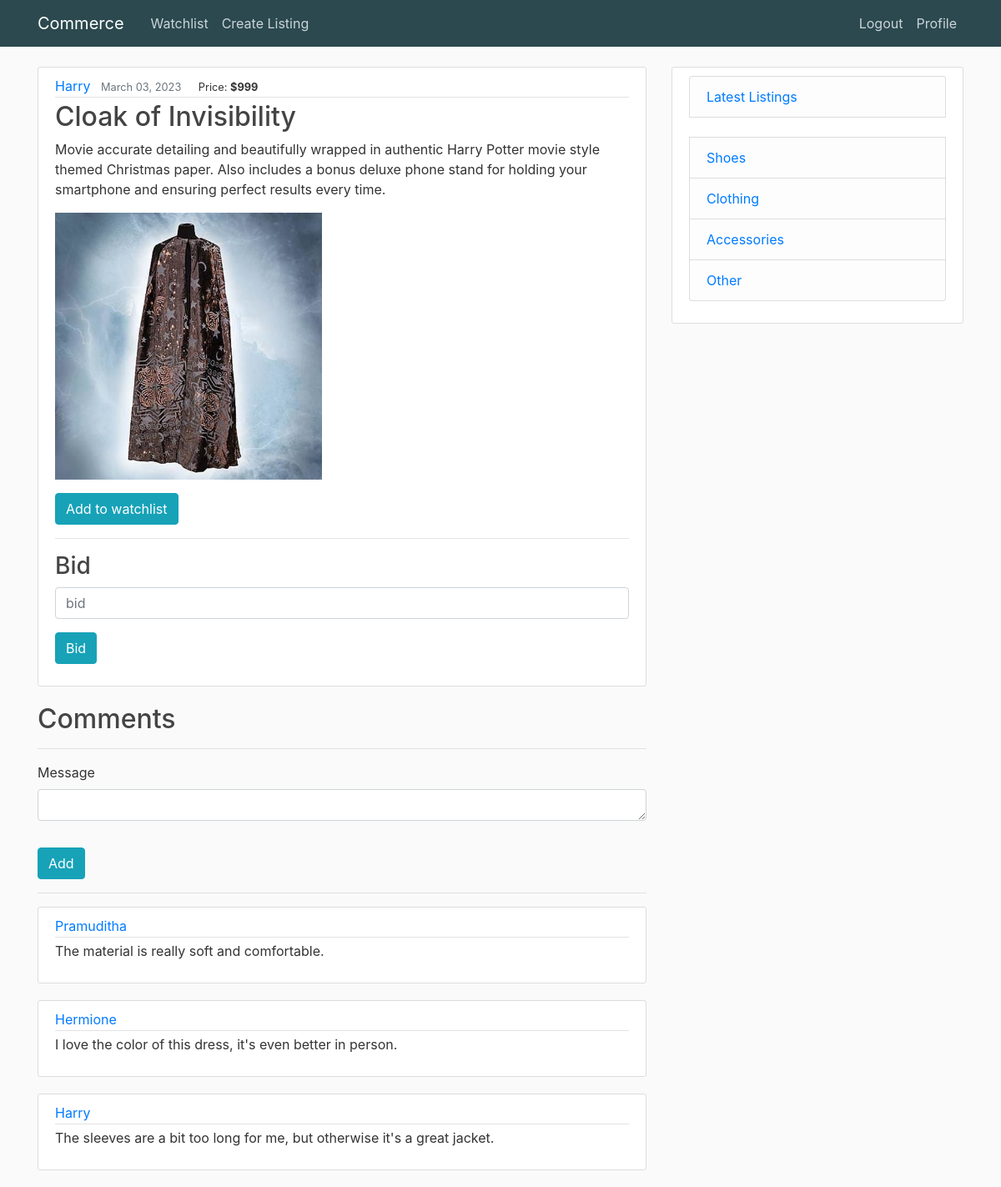
The app's page /9 (signed in), older data.
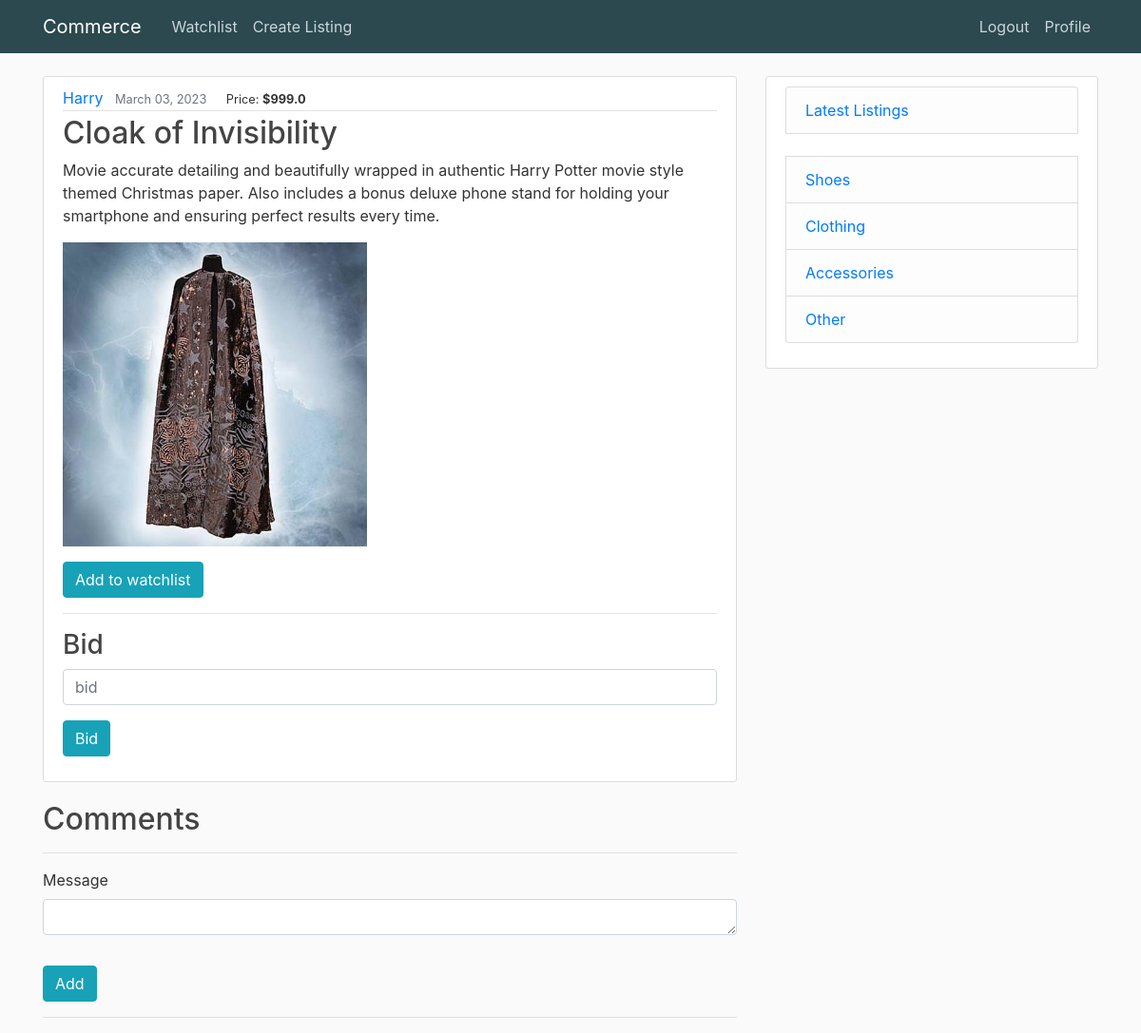
The same page, newer data.
### auctions/models.py (models this page shows, shortened)
class Listing (models.Model):
    title = models.CharField(max_length=100)
    content = models.TextField()
    date = models.DateTimeField(default=timezone.now)
    author = models.ForeignKey(User, on_delete=models.CASCADE)
    image = models.ImageField(default="default.jpg", upload_to="listing_pics")
    price = models.FloatField(default=1, validators=[MaxValueValidator(1000), MinValueValidator(0)])
    is_closed = models.BooleanField(default=False)
    CLOTHING = "CL"
    SHOES = "SH"
    ACCESSORIES = "AC"
    OTHER = "OT"
    LISTING_CATEGORIES = [(CLOTHING, 'Clothing'), (SHOES, 'Shoes'), (ACCESSORIES, 'Accessories'), (OTHER, 'Other')]
    listing_categories = models.CharField(max_length=2, choices=LISTING_CATEGORIES, default=OTHER)
    def __str__ (self):
        return f"{self.title}"

class User(AbstractUser):
    pass

class Comment (models.Model):
    author = models.ForeignKey(User, on_delete=models.CASCADE)
    content = models.TextField()
    comment_on = models.ForeignKey(Listing, on_delete=models.CASCADE, default=None)
    created_at = models.DateTimeField(auto_now_add=True)
    class Meta:
        constraints = [
            models.UniqueConstraint(fields=['author'], name='unique_user_comment')
        ]
        ordering = ['-created_at']
    def __str__ (self):
        return f"Comment made by {self.author} to {self.comment_on}"

### auctions/views.py (the view, shortened to what this page needs)
# urls.py: path("<int:pk>", views.listing_detail, name="listing_detail"),
@login_required
def listing_detail(request, **kwargs):
    pk = kwargs.get('pk')
    try:
        listing = Listing.objects.get(pk=pk)
    except ObjectDoesNotExist:
        messages.warning(request, f"does not exist!")
        return HttpResponseRedirect(reverse("index"))
    else:
        current_listing_comments = Comment.objects.filter(comment_on=listing)
        print(current_listing_comments)
        commentForm = CommentForm()
        return render(request, "auctions/listing.html", {"listing": listing, "comments":current_listing_comments, "commentForm": CommentForm})

### auctions/templates/auctions/listing.html (shortened to what this page needs)
{% extends "auctions/layout.html" %}
{% load crispy_forms_tags %}
{% block body %}
<article class="media content-section">
    <div class="media-body">
    <div class="article-metadata">
        <a class="mr-2" href="#">{{ listing.author }}</a>
        <small class="text-muted">{{ listing.date|date:"F d, Y" }}</small>
        <small class="ml-3">Price: <b>${{ listing.price }}</b></small>
    </div>
    <h2><a class="article-title" href="#">{{ listing.title }}</a></h2>
    <p class="article-content">{{ listing.content }}</p>
    <img width=320 height=320 src="{{ listing.image.url }}" />
    <br />
    <form action="add_to_watchlist" method="POST">
        <button class="btn btn-info small mt-3">Add to watchlist</button>
    </form>
    {% if not listing.author.id == user.id %}
        <form action="bid" method="POST">
            <hr />
            <h3>Bid</h3>
            <div class="form-group">
                <input class="form-control" type="number" name="bid" placeholder="bid">
                <button class="btn btn-info small mt-3">Bid</button>
            </div>
        </form>
    {% endif %}
</article>
<h2>Comments</h2>
<hr />
<form method="POST" action="{% url 'listing_detail' listing.id %}">
    {{ commentForm|crispy }}
    <button class="btn btn-info small mt-3">Add</button>
</form>
<hr />
{% for comment in comments %}
    <article class="media content-section">
        <div class="media-body">
        <div class="article-metadata">
            <a class="mr-2" href="#">{{ comment.author }}</a>
        </div>
        <p class="article-content">{{ comment.content }}</p>
        </div>
    </article>
{% endfor %}
{% endblock body %}

### auctions/templates/auctions/layout.html (shortened to what this page needs)
{% load static %}
<!DOCTYPE html>
<html lang="en">
    <head>
        <link rel="stylesheet" href="https://maxcdn.bootstrapcdn.com/bootstrap/4.0.0/css/bootstrap.min.css">
        <link rel="stylesheet" type="text/css" href="{% static 'auctions/styles.css' %}">
    </head>
    <body>
        <header class="site-header">
            <nav class="navbar navbar-expand-md navbar-dark bg-steel fixed-top">
                <div class="container">
                <a class="navbar-brand mr-4" href="{% url 'index' %}">Commerce</a>
                <div class="collapse navbar-collapse" id="navbarToggle">
                    <div class="navbar-nav mr-auto">
                    <a class="nav-item nav-link" href="{% url 'watchlist' %}">Watchlist</a>
                    <a class="nav-item nav-link" href="{% url 'create_listing' %}">Create Listing</a>
                    </div>
                    <div class="navbar-nav">
                      {% if user.is_authenticated %}
                        <a class="nav-item nav-link" href="{% url 'logout' %}">Logout</a>
                        <a class="nav-item nav-link" href="{% url 'profile' %}">Profile</a>
                      {% else %}
                        <a class="nav-item nav-link" href="{% url 'login' %}">Login</a>
                      {% endif %}
                    </div>
                </div>
                </div>
            </nav>
        </header>
            <main role="main" class="container">
      <div class="row">
        <div class="col-md-8">
          {% block body %}{% endblock body%}
        </div>
        <div class="col-md-4">
          <div class="content-section">
              <ul class="list-group">
                <li class="list-group-item list-group-item-light"><a href="{% url 'index' %}">Latest Listings</a></li>
				<br />
                <li class="list-group-item list-group-item-light"><a href="{% url 'category' name='shoes' %}">Shoes</a></li>
                <li class="list-group-item list-group-item-light"><a href="{% url 'category' name='clothing' %}">Clothing</a></li>
                <li class="list-group-item list-group-item-light"><a href="{% url 'category' name='accessories' %}">Accessories</a></li>
                <li class="list-group-item list-group-item-light"><a href="{% url 'category' name='other' %}">Other</a></li>
              </ul>
          </div>
        </div>
      </div>
    </main>
    </body>
</html>

### auctions/static/auctions/styles.css (style rules this page uses)
body { background: #fafafa; color: #333333; margin-top: 5rem; }
h1, h2, h3, h4, h5, h6 { color: #444444; }
ul { margin: 0; }
.bg-steel { background-color: #2b494e; }
.site-header .navbar-nav .nav-link { color: #cbd5db; }
.content-section { background: #ffffff; padding: 10px 20px; border: 1px solid #dddddd; border-radius: 3px; margin-bottom: 20px; }
.article-title { color: #444444; }
.article-content { white-space: pre-line; }
.article-metadata { padding-bottom: 1px; margin-bottom: 4px; border-bottom: 1px solid #e3e3e3 }

Row changes from the older to the newer data that the page shows:
no longer on this page (row edited): Comment: author "Pramuditha", content "The material is really soft and comfortable."
removed Comment: author "Hermione", content "I love the color of this dress, it's even better in person."
removed Comment: author "Harry", content "The sleeves are a bit too long for me, but otherwise it's a great jacket."
computed for Listing "Cloak of Invisibility": price "999" → "999.0"
